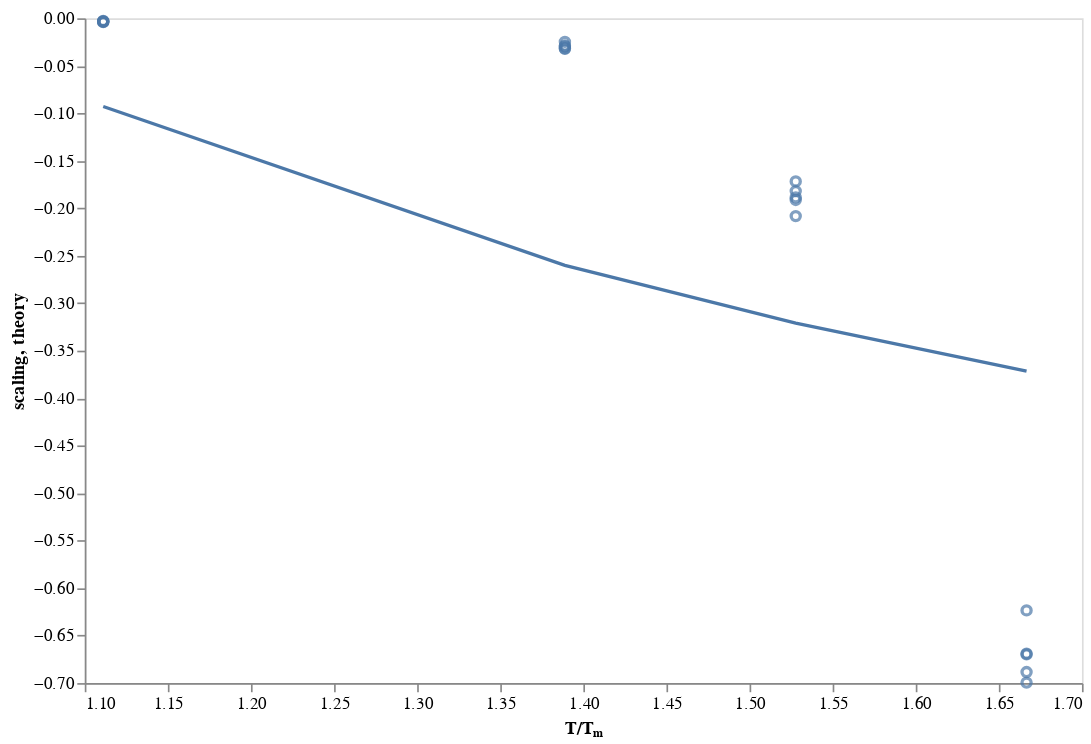

Notebook cell for this chart:
### Code cell
c = alt.Chart(df_fit).encode(
    x=alt.X('temp_norm', title='T/Tₘ', scale=alt.Scale(zero=False)),
)

c.mark_point().encode(y="scaling") + c.mark_line().encode(y="theory")

### Figure 1 — Vega-Lite specification as saved in the notebook (floating-point values rounded to 4 significant figures)
{"$schema": "https://vega.github.io/schema/vega-lite/v2.6.0.json", "config": {"axis": {"grid": false}, "view": {"height": 400, "width": 600}}, "datasets": {"data-9cf9cb7cca059d286e0f6dd8d7966998": [{"scaling": -0.00406, "temp_norm": 1.111, "theory": -0.09291}, {"scaling": -0.003225, "temp_norm": 1.111, "theory": -0.09291}, {"scaling": -0.002763, "temp_norm": 1.111, "theory": -0.09291}, {"scaling": -0.003512, "temp_norm": 1.111, "theory": -0.09291}, {"scaling": -0.003593, "temp_norm": 1.111, "theory": -0.09291}, {"scaling": -0.02957, "temp_norm": 1.389, "theory": -0.2601}, {"scaling": -0.02484, "temp_norm": 1.389, "theory": -0.2601}, {"scaling": -0.03156, "temp_norm": 1.389, "theory": -0.2601}, {"scaling": -0.03211, "temp_norm": 1.389, "theory": -0.2601}, {"scaling": -0.02871, "temp_norm": 1.389, "theory": -0.2601}, {"scaling": -0.1717, "temp_norm": 1.528, "theory": -0.3209}, {"scaling": -0.2083, "temp_norm": 1.528, "theory": -0.3209}, {"scaling": -0.1886, "temp_norm": 1.528, "theory": -0.3209}, {"scaling": -0.1913, "temp_norm": 1.528, "theory": -0.3209}, {"scaling": -0.182, "temp_norm": 1.528, "theory": -0.3209}, {"scaling": -0.669, "temp_norm": 1.667, "theory": -0.3716}, {"scaling": -0.6884, "temp_norm": 1.667, "theory": -0.3716}, {"scaling": -0.6698, "temp_norm": 1.667, "theory": -0.3716}, {"scaling": -0.6995, "temp_norm": 1.667, "theory": -0.3716}, {"scaling": -0.6235, "temp_norm": 1.667, "theory": -0.3716}]}, "layer": [{"data": {"name": "data-9cf9cb7cca059d286e0f6dd8d7966998"}, "encoding": {"x": {"field": "temp_norm", "scale": {"zero": false}, "title": "T/Tₘ", "type": "quantitative"}, "y": {"field": "scaling", "type": "quantitative"}}, "mark": "point"}, {"data": {"name": "data-9cf9cb7cca059d286e0f6dd8d7966998"}, "encoding": {"x": {"field": "temp_norm", "scale": {"zero": false}, "title": "T/Tₘ", "type": "quantitative"}, "y": {"field": "theory", "type": "quantitative"}}, "mark": "line"}]}
